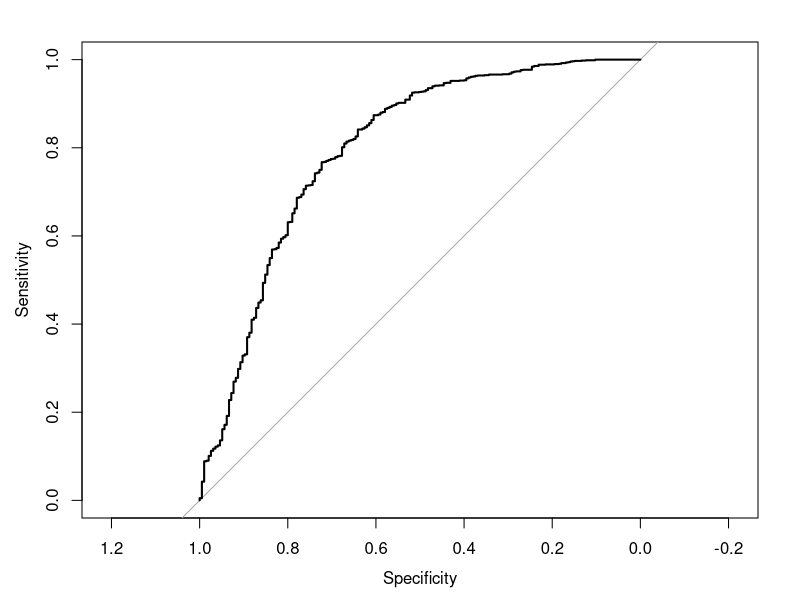

Write the R code that produced this figure.
library(tidyverse)
library(caret)
library(pROC)
library(e1071)

df <- read_csv("marketing_cleaned Pt1.csv")

df <- df %>%
  select(-CustomerID, -Income_missing, -ConversionRate) %>%
  mutate(
    Conversion      = factor(Conversion, levels = c(0,1), labels = c("No", "Yes")),
    Gender          = as.factor(Gender),
    CampaignChannel = as.factor(CampaignChannel),
    CampaignType    = as.factor(CampaignType)
  ) %>%
  drop_na()

set.seed(42)
idx <- createDataPartition(df$Conversion, p = 0.8, list = FALSE)
train <- df[idx, ]
test <- df[-idx, ]

set.seed(42)

ctrl <- trainControl(
  method = "cv",
  number = 5,
  classProbs = TRUE,
  summaryFunction = twoClassSummary
)

svm_model <- train(
  Conversion ~ .,
  data = train,
  method = "svmRadial",
  trControl = ctrl,
  metric = "ROC",
  preProcess = c("center", "scale"),
  tuneLength = 5
)

svm_prob <- predict(svm_model, test, type = "prob")[,"Yes"]
svm_pred <- predict(svm_model, test)

confusionMatrix(svm_pred, test$Conversion, positive = "Yes")

roc_obj <- roc(test$Conversion, svm_prob)
auc(roc_obj)
plot(roc_obj)
